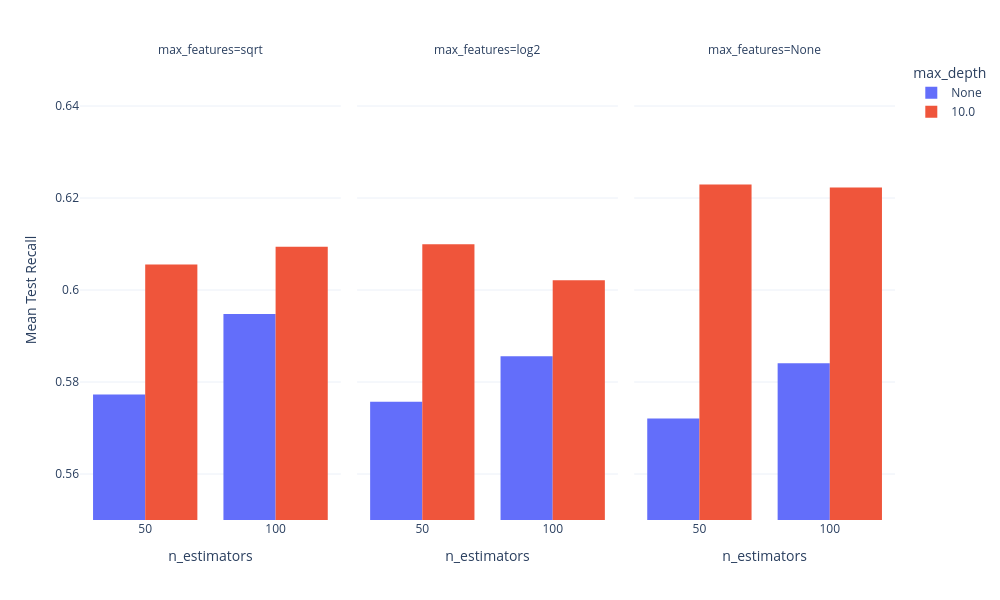

The notebook cell saved with this chart:
### Markdown cell above
While the concave-upward decreasing curves on this figure emphasizes the poor precision of our classifiers, it confirms our choice of selected model. Random Forest maximizes recall with little loss in precision compared to AdaBoost and Logistic Regression.

To choose the hyperparameters of our Random Forest model, we will create a visualization to compare the mean test recall across all configurations.

### Code cell
#Retrieves the hyperparameters and recall scores of all Random Forest configurations
forest_performance = scores.loc[scores['clf'] == 'Random Forest', 
    ['param_clf__n_estimators', 'param_clf__max_depth', 'param_clf__max_features', 'mean_test_recall']]

#Renames the hyperparameter columns to remove 'param_clf__'
forest_performance.columns = ['n_estimators', 'max_depth', 'max_features', 'mean_test_recall']
#Some hyperparameters have 'None' as an option. We'll convert them to strings to ensure these values are displayed
forest_performance['max_depth'] = forest_performance['max_depth'].fillna('None').astype(str)
forest_performance['max_features'] = forest_performance['max_features'].fillna('None').astype(str)

#Plots the performance as a histogram
fig = px.histogram(forest_performance, x = 'n_estimators', y = 'mean_test_recall', color = 'max_depth', facet_col = 'max_features',
                  barmode = 'group', height = 600, width = 1000, template = 'plotly_white', histfunc = 'max')
fig.update_xaxes(type = 'category')
#Limits the y-axis range to emphasize the models that maximize performance
fig.update_yaxes(range=[0.55, 0.65])
fig.update_layout(yaxis=dict(title="Mean Test Recall"))
fig.show()

### Figure 1 — Plotly figure (JSON) as saved in the notebook; plotly's stock layout.template omitted (floating-point values rounded to 4 significant figures)
{"data": [{"alignmentgroup": "True", "bingroup": "x", "histfunc": "max", "hovertemplate": "max_depth=None<br>max_features=sqrt<br>n_estimators=%{x}<br>max of mean_test_recall=%{y}<extra></extra>", "legendgroup": "None", "marker": {"color": "#636efa", "pattern": {"shape": ""}}, "name": "None", "offsetgroup": "None", "orientation": "v", "showlegend": true, "type": "histogram", "x": [50.0, 100.0, 50.0, 100.0], "xaxis": "x", "y": [0.5708, 0.5836, 0.5773, 0.5948], "yaxis": "y"}, {"alignmentgroup": "True", "bingroup": "x", "histfunc": "max", "hovertemplate": "max_depth=None<br>max_features=log2<br>n_estimators=%{x}<br>max of mean_test_recall=%{y}<extra></extra>", "legendgroup": "None", "marker": {"color": "#636efa", "pattern": {"shape": ""}}, "name": "None", "offsetgroup": "None", "orientation": "v", "showlegend": false, "type": "histogram", "x": [50.0, 100.0, 50.0, 100.0], "xaxis": "x2", "y": [0.5757, 0.5855, 0.5711, 0.5856], "yaxis": "y2"}, {"alignmentgroup": "True", "bingroup": "x", "histfunc": "max", "hovertemplate": "max_depth=None<br>max_features=None<br>n_estimators=%{x}<br>max of mean_test_recall=%{y}<extra></extra>", "legendgroup": "None", "marker": {"color": "#636efa", "pattern": {"shape": ""}}, "name": "None", "offsetgroup": "None", "orientation": "v", "showlegend": false, "type": "histogram", "x": [50.0, 100.0, 50.0, 100.0], "xaxis": "x3", "y": [0.5657, 0.5789, 0.5721, 0.5841], "yaxis": "y3"}, {"alignmentgroup": "True", "bingroup": "x", "histfunc": "max", "hovertemplate": "max_depth=10.0<br>max_features=sqrt<br>n_estimators=%{x}<br>max of mean_test_recall=%{y}<extra></extra>", "legendgroup": "10.0", "marker": {"color": "#EF553B", "pattern": {"shape": ""}}, "name": "10.0", "offsetgroup": "10.0", "orientation": "v", "showlegend": true, "type": "histogram", "x": [50.0, 100.0, 50.0, 100.0], "xaxis": "x", "y": [0.6055, 0.5955, 0.6007, 0.6094], "yaxis": "y"}, {"alignmentgroup": "True", "bingroup": "x", "histfunc": "max", "hovertemplate": "max_depth=10.0<br>max_features=log2<br>n_estimators=%{x}<br>max of mean_test_recall=%{y}<extra></extra>", "legendgroup": "10.0", "marker": {"color": "#EF553B", "pattern": {"shape": ""}}, "name": "10.0", "offsetgroup": "10.0", "orientation": "v", "showlegend": false, "type": "histogram", "x": [50.0, 100.0, 50.0, 100.0], "xaxis": "x2", "y": [0.6099, 0.6021, 0.6064, 0.5995], "yaxis": "y2"}, {"alignmentgroup": "True", "bingroup": "x", "histfunc": "max", "hovertemplate": "max_depth=10.0<br>max_features=None<br>n_estimators=%{x}<br>max of mean_test_recall=%{y}<extra></extra>", "legendgroup": "10.0", "marker": {"color": "#EF553B", "pattern": {"shape": ""}}, "name": "10.0", "offsetgroup": "10.0", "orientation": "v", "showlegend": false, "type": "histogram", "x": [50.0, 100.0, 50.0, 100.0], "xaxis": "x3", "y": [0.6229, 0.6223, 0.6184, 0.6163], "yaxis": "y3"}], "layout": {"annotations": [{"font": {}, "showarrow": false, "text": "max_features=sqrt", "x": 0.16, "xanchor": "center", "xref": "paper", "y": 1, "yanchor": "bottom", "yref": "paper"}, {"font": {}, "showarrow": false, "text": "max_features=log2", "x": 0.5, "xanchor": "center", "xref": "paper", "y": 1, "yanchor": "bottom", "yref": "paper"}, {"font": {}, "showarrow": false, "text": "max_features=None", "x": 0.84, "xanchor": "center", "xref": "paper", "y": 1, "yanchor": "bottom", "yref": "paper"}], "barmode": "group", "height": 600, "legend": {"title": {"text": "max_depth"}, "tracegroupgap": 0}, "margin": {"t": 60}, "width": 1000, "xaxis": {"anchor": "y", "autorange": true, "domain": [0, 0.32], "range": [-0.5, 1.5], "title": {"text": "n_estimators"}, "type": "category"}, "xaxis2": {"anchor": "y2", "autorange": true, "domain": [0.34, 0.66], "matches": "x", "range": [-0.5, 1.5], "title": {"text": "n_estimators"}, "type": "category"}, "xaxis3": {"anchor": "y3", "autorange": true, "domain": [0.68, 1.0], "matches": "x", "range": [-0.5, 1.5], "title": {"text": "n_estimators"}, "type": "category"}, "yaxis": {"anchor": "x", "domain": [0, 1], "range": [0.55, 0.65], "title": {"text": "Mean Test Recall"}, "type": "linear"}, "yaxis2": {"anchor": "x2", "domain": [0, 1], "matches": "y", "range": [0.55, 0.65], "showticklabels": false, "type": "linear"}, "yaxis3": {"anchor": "x3", "domain": [0, 1], "matches": "y", "range": [0.55, 0.65], "showticklabels": false, "type": "linear"}}}
